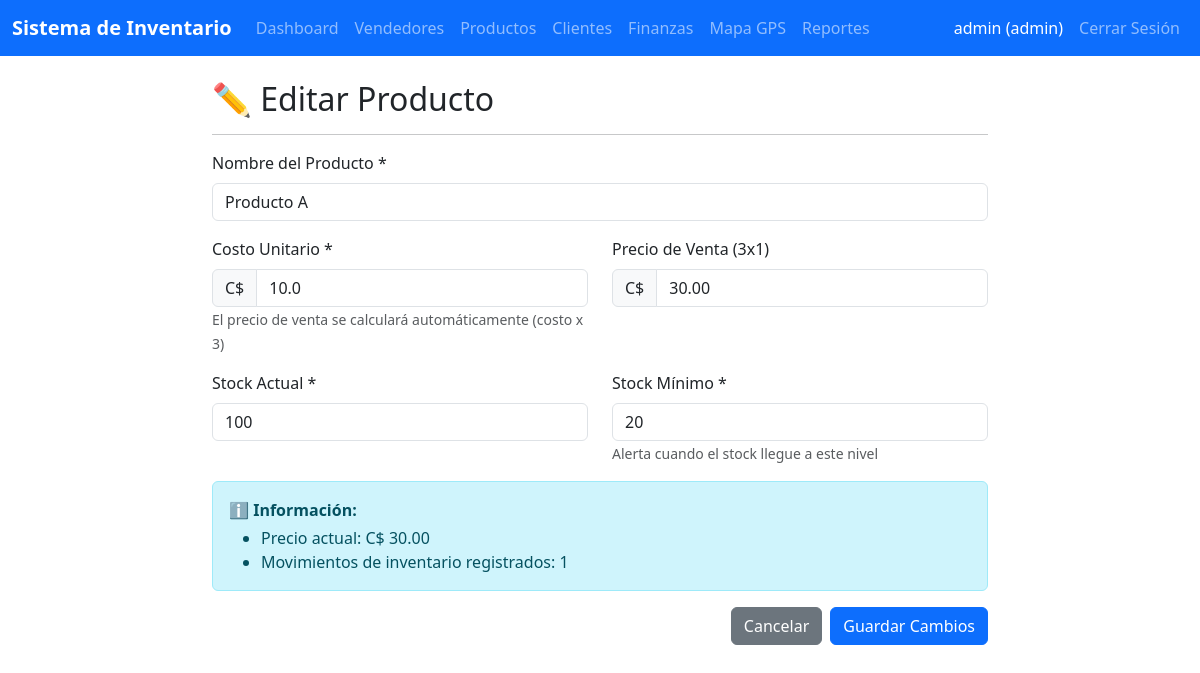
The app's page /admin/products/1/edit (signed in) with its own data.
### app.py (models this page shows, shortened)
class User(UserMixin, db.Model):
    id = db.Column(db.Integer, primary_key=True)
    username = db.Column(db.String(80), unique=True, nullable=False)
    password_hash = db.Column(db.String(256), nullable=False)
    role = db.Column(db.String(20), nullable=False)  # 'admin' o 'vendedor'
    vehicle_type = db.Column(db.String(20))  # 'propio' o 'empresa' (solo para vendedores)
    active = db.Column(db.Boolean, default=True)
    sales = db.relationship('Sale', backref='seller', lazy=True)
    collections = db.relationship('Collection', backref='collector', lazy=True)
    location_updates = db.relationship('LocationUpdate', backref='user', lazy=True)

class Product(db.Model):
    id = db.Column(db.Integer, primary_key=True)
    name = db.Column(db.String(100), nullable=False)
    cost = db.Column(db.Float, nullable=False)
    price = db.Column(db.Float, nullable=False)  # Debe ser cost * 3
    stock = db.Column(db.Integer, default=0)
    min_stock = db.Column(db.Integer, default=10)
    created_at = db.Column(db.DateTime, default=datetime.utcnow)
    sale_items = db.relationship('SaleItem', backref='product', lazy=True)
    inventory_movements = db.relationship('InventoryMovement', backref='product', lazy=True)

### app.py (the view, shortened to what this page needs)
@app.route('/admin/products/<int:id>/edit', methods=['GET', 'POST'])
@login_required
def admin_edit_product(id):
    if current_user.role != 'admin':
        flash('Acceso denegado', 'error')
        return redirect(url_for('index'))
    product = Product.query.get_or_404(id)
    return render_template('admin/product_form.html', product=product)

### app.py (called while the page is built)
@login_manager.user_loader
def load_user(user_id):
    return User.query.get(int(user_id))

### templates/admin/product_form.html (shortened to what this page needs)
{% extends "base.html" %}
{% block content %}
<div class="row">
    <div class="col-md-8 offset-md-2">
        <h2>{{ '✏️ Editar' if product else '➕ Nuevo' }} Producto</h2>
        <hr>
        <form method="POST">
            <div class="mb-3">
                <label for="name" class="form-label">Nombre del Producto *</label>
                <input type="text" class="form-control" id="name" name="name"
                       value="{{ product.name if product else '' }}" required>
            </div>
            <div class="row">
                <div class="col-md-6">
                    <div class="mb-3">
                        <label for="cost" class="form-label">Costo Unitario *</label>
                        <div class="input-group">
                            <span class="input-group-text">C$</span>
                            <input type="number" class="form-control" id="cost" name="cost"
                                   step="0.01" min="0" value="{{ product.cost if product else '' }}" required>
                        </div>
                        <small class="form-text text-muted">El precio de venta se calculará automáticamente (costo x 3)</small>
                    </div>
                </div>
                <div class="col-md-6">
                    <div class="mb-3">
                        <label class="form-label">Precio de Venta (3x1)</label>
                        <div class="input-group">
                            <span class="input-group-text">C$</span>
                            <input type="text" class="form-control" id="priceDisplay" readonly>
                        </div>
                    </div>
                </div>
            </div>
            <div class="row">
                <div class="col-md-6">
                    <div class="mb-3">
                        <label for="stock" class="form-label">Stock Actual *</label>
                        <input type="number" class="form-control" id="stock" name="stock"
                               min="0" value="{{ product.stock if product else '0' }}">
                    </div>
                </div>
                <div class="col-md-6">
                    <div class="mb-3">
                        <label for="min_stock" class="form-label">Stock Mínimo *</label>
                        <input type="number" class="form-control" id="min_stock" name="min_stock"
                               min="1" value="{{ product.min_stock if product else '10' }}">
                        <small class="form-text text-muted">Alerta cuando el stock llegue a este nivel</small>
                    </div>
                </div>
            </div>
            {% if product %}
            <div class="alert alert-info">
                <strong>ℹ️ Información:</strong>
                <ul class="mb-0 mt-1">
                    <li>Precio actual: C$ {{ "%.2f"|format(product.price) }}</li>
                    <li>Movimientos de inventario registrados: {{ product.inventory_movements|length }}</li>
                </ul>
            </div>
            {% endif %}
            <div class="d-grid gap-2 d-md-flex justify-content-md-end">
                <a href="{{ url_for('admin_products') }}" class="btn btn-secondary">Cancelar</a>
                <button type="submit" class="btn btn-primary">{{ 'Guardar Cambios' if product else 'Crear Producto' }}</button>
            </div>
        </form>
    </div>
</div>
{% endblock %}

### templates/base.html (shortened to what this page needs)
<!DOCTYPE html>
<html lang="es">
<head>
    <link rel="stylesheet" href="{{ url_for('static', filename='css/style.css') }}">
    <link href="https://cdn.jsdelivr.net/npm/bootstrap@5.3.0/dist/css/bootstrap.min.css" rel="stylesheet">
    <link rel="stylesheet" href="https://unpkg.com/leaflet@1.9.4/dist/leaflet.css">
</head>
<body>
    {% if current_user.is_authenticated %}
    <nav class="navbar navbar-expand-lg navbar-dark bg-primary">
        <div class="container-fluid">
            <a class="navbar-brand" href="{{ url_for('index') }}">Sistema de Inventario</a>
            <div class="collapse navbar-collapse" id="navbarNav">
                <ul class="navbar-nav me-auto">
                    {% if current_user.role == 'admin' %}
                    <li class="nav-item">
                        <a class="nav-link" href="{{ url_for('admin_dashboard') }}">Dashboard</a>
                    </li>
                    <li class="nav-item">
                        <a class="nav-link" href="{{ url_for('admin_sellers') }}">Vendedores</a>
                    </li>
                    <li class="nav-item">
                        <a class="nav-link" href="{{ url_for('admin_products') }}">Productos</a>
                    </li>
                    <li class="nav-item">
                        <a class="nav-link" href="{{ url_for('admin_customers') }}">Clientes</a>
                    </li>
                    <li class="nav-item">
                        <a class="nav-link" href="{{ url_for('admin_finance') }}">Finanzas</a>
                    </li>
                    <li class="nav-item">
                        <a class="nav-link" href="{{ url_for('admin_map') }}">Mapa GPS</a>
                    </li>
                    <li class="nav-item">
                        <a class="nav-link" href="{{ url_for('admin_reports') }}">Reportes</a>
                    </li>
                    {% endif %}
                </ul>
                <ul class="navbar-nav">
                    <li class="nav-item">
                        <span class="nav-link text-white">{{ current_user.username }} ({{ current_user.role }})</span>
                    </li>
                    <li class="nav-item">
                        <a class="nav-link" href="{{ url_for('logout') }}">Cerrar Sesión</a>
                    </li>
                </ul>
            </div>
        </div>
    </nav>
    {% endif %}
    <main class="container-fluid mt-4">
        {% block content %}{% endblock %}
    </main>
</body>
</html>

### static/css/style.css (style rules this page uses)
body { background-color: #f8f9fa; }
.navbar-brand { font-weight: bold; }

### records on screen
User: username "admin", role "admin"
Product: name "Producto A", cost "10.0", stock "100", min_stock "20", price "30.00"

### other values on screen
{{ '✏️ Editar' if product else '➕ Nuevo' }} "✏️ Editar"
{{ product.inventory_movements|length }} "1"
{{ 'Guardar Cambios' if product else 'Crear Producto' }} "Guardar Cambios"
